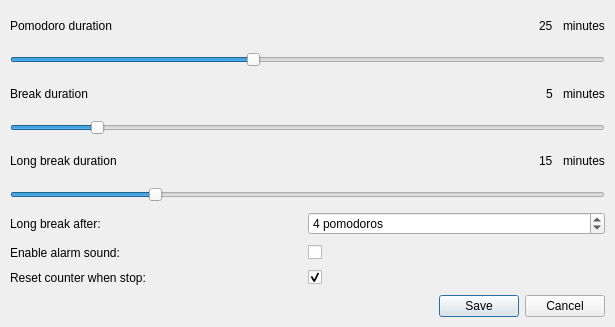
<?xml version="1.0" encoding="UTF-8"?>
<ui version="4.0">
 <class>PomodoroConfigDlg</class>
 <widget class="QDialog" name="PomodoroConfigDlg">
  <property name="geometry">
   <rect>
    <x>0</x>
    <y>0</y>
    <width>615</width>
    <height>327</height>
   </rect>
  </property>
  <property name="windowTitle">
   <string>Pomodoro configuration</string>
  </property>
  <property name="windowIcon">
   <iconset resource="../resources.qrc">
    <normaloff>:/icons/pomodoro</normaloff>:/icons/pomodoro</iconset>
  </property>
  <layout class="QVBoxLayout" name="verticalLayout">
   <property name="spacing">
    <number>10</number>
   </property>
   <property name="leftMargin">
    <number>10</number>
   </property>
   <property name="topMargin">
    <number>10</number>
   </property>
   <property name="rightMargin">
    <number>10</number>
   </property>
   <property name="bottomMargin">
    <number>10</number>
   </property>
   <item>
    <layout class="QHBoxLayout" name="horizontalLayout_5">
     <item>
      <widget class="QLabel" name="label_8">
       <property name="text">
        <string>Pomodoro duration</string>
       </property>
      </widget>
     </item>
     <item>
      <spacer name="horizontalSpacer_2">
       <property name="orientation">
        <enum>Qt::Horizontal</enum>
       </property>
       <property name="sizeHint" stdset="0">
        <size>
         <width>40</width>
         <height>20</height>
        </size>
       </property>
      </spacer>
     </item>
     <item>
      <widget class="QLabel" name="pomodoroDurLabel">
       <property name="text">
        <string>25</string>
       </property>
      </widget>
     </item>
     <item>
      <widget class="QLabel" name="label_14">
       <property name="text">
        <string>minutes</string>
       </property>
      </widget>
     </item>
    </layout>
   </item>
   <item>
    <widget class="QSlider" name="pomodoroDur">
     <property name="minimum">
      <number>1</number>
     </property>
     <property name="maximum">
      <number>60</number>
     </property>
     <property name="pageStep">
      <number>5</number>
     </property>
     <property name="value">
      <number>25</number>
     </property>
     <property name="orientation">
      <enum>Qt::Horizontal</enum>
     </property>
    </widget>
   </item>
   <item>
    <layout class="QHBoxLayout" name="horizontalLayout_6">
     <item>
      <widget class="QLabel" name="label_9">
       <property name="text">
        <string>Break duration</string>
       </property>
      </widget>
     </item>
     <item>
      <spacer name="horizontalSpacer_3">
       <property name="orientation">
        <enum>Qt::Horizontal</enum>
       </property>
       <property name="sizeHint" stdset="0">
        <size>
         <width>40</width>
         <height>20</height>
        </size>
       </property>
      </spacer>
     </item>
     <item>
      <widget class="QLabel" name="pomodoroBreakDurLabel">
       <property name="text">
        <string>5</string>
       </property>
      </widget>
     </item>
     <item>
      <widget class="QLabel" name="label_15">
       <property name="text">
        <string>minutes</string>
       </property>
      </widget>
     </item>
    </layout>
   </item>
   <item>
    <widget class="QSlider" name="breakDur">
     <property name="minimum">
      <number>1</number>
     </property>
     <property name="maximum">
      <number>30</number>
     </property>
     <property name="value">
      <number>5</number>
     </property>
     <property name="orientation">
      <enum>Qt::Horizontal</enum>
     </property>
    </widget>
   </item>
   <item>
    <layout class="QHBoxLayout" name="horizontalLayout_7">
     <item>
      <widget class="QLabel" name="label_10">
       <property name="text">
        <string>Long break duration</string>
       </property>
      </widget>
     </item>
     <item>
      <spacer name="horizontalSpacer_4">
       <property name="orientation">
        <enum>Qt::Horizontal</enum>
       </property>
       <property name="sizeHint" stdset="0">
        <size>
         <width>40</width>
         <height>20</height>
        </size>
       </property>
      </spacer>
     </item>
     <item>
      <widget class="QLabel" name="pomodoroLongBreakLabel">
       <property name="text">
        <string>15</string>
       </property>
      </widget>
     </item>
     <item>
      <widget class="QLabel" name="label_16">
       <property name="text">
        <string>minutes</string>
       </property>
      </widget>
     </item>
    </layout>
   </item>
   <item>
    <widget class="QSlider" name="longBreakDur">
     <property name="minimum">
      <number>1</number>
     </property>
     <property name="maximum">
      <number>60</number>
     </property>
     <property name="value">
      <number>15</number>
     </property>
     <property name="orientation">
      <enum>Qt::Horizontal</enum>
     </property>
    </widget>
   </item>
   <item>
    <layout class="QHBoxLayout" name="horizontalLayout_2">
     <property name="spacing">
      <number>0</number>
     </property>
     <item>
      <widget class="QLabel" name="label_11">
       <property name="text">
        <string>Long break after:</string>
       </property>
      </widget>
     </item>
     <item>
      <widget class="QSpinBox" name="sbLongBreakCount">
       <property name="suffix">
        <string> pomodoros</string>
       </property>
       <property name="maximum">
        <number>10</number>
       </property>
       <property name="value">
        <number>4</number>
       </property>
      </widget>
     </item>
    </layout>
   </item>
   <item>
    <layout class="QGridLayout" name="gridLayout">
     <property name="horizontalSpacing">
      <number>0</number>
     </property>
     <property name="verticalSpacing">
      <number>10</number>
     </property>
     <item row="0" column="0">
      <widget class="QLabel" name="label_12">
       <property name="text">
        <string>Enable alarm sound:</string>
       </property>
      </widget>
     </item>
     <item row="0" column="1">
      <widget class="QCheckBox" name="cbAlarmSound">
       <property name="text">
        <string/>
       </property>
      </widget>
     </item>
     <item row="1" column="0">
      <widget class="QLabel" name="label">
       <property name="text">
        <string>Reset counter when stop:</string>
       </property>
      </widget>
     </item>
     <item row="1" column="1">
      <widget class="QCheckBox" name="cbStopResets">
       <property name="text">
        <string/>
       </property>
       <property name="checked">
        <bool>true</bool>
       </property>
      </widget>
     </item>
    </layout>
   </item>
   <item>
    <widget class="QDialogButtonBox" name="buttonBox">
     <property name="orientation">
      <enum>Qt::Horizontal</enum>
     </property>
     <property name="standardButtons">
      <set>QDialogButtonBox::Cancel|QDialogButtonBox::Save</set>
     </property>
    </widget>
   </item>
  </layout>
 </widget>
 <tabstops>
  <tabstop>pomodoroDur</tabstop>
  <tabstop>breakDur</tabstop>
  <tabstop>longBreakDur</tabstop>
  <tabstop>sbLongBreakCount</tabstop>
  <tabstop>cbAlarmSound</tabstop>
  <tabstop>cbStopResets</tabstop>
 </tabstops>
 <resources>
  <include location="../resources.qrc"/>
 </resources>
 <connections>
  <connection>
   <sender>buttonBox</sender>
   <signal>accepted()</signal>
   <receiver>PomodoroConfigDlg</receiver>
   <slot>accept()</slot>
   <hints>
    <hint type="sourcelabel">
     <x>228</x>
     <y>307</y>
    </hint>
    <hint type="destinationlabel">
     <x>157</x>
     <y>274</y>
    </hint>
   </hints>
  </connection>
  <connection>
   <sender>buttonBox</sender>
   <signal>rejected()</signal>
   <receiver>PomodoroConfigDlg</receiver>
   <slot>reject()</slot>
   <hints>
    <hint type="sourcelabel">
     <x>296</x>
     <y>313</y>
    </hint>
    <hint type="destinationlabel">
     <x>286</x>
     <y>274</y>
    </hint>
   </hints>
  </connection>
 </connections>
</ui>
